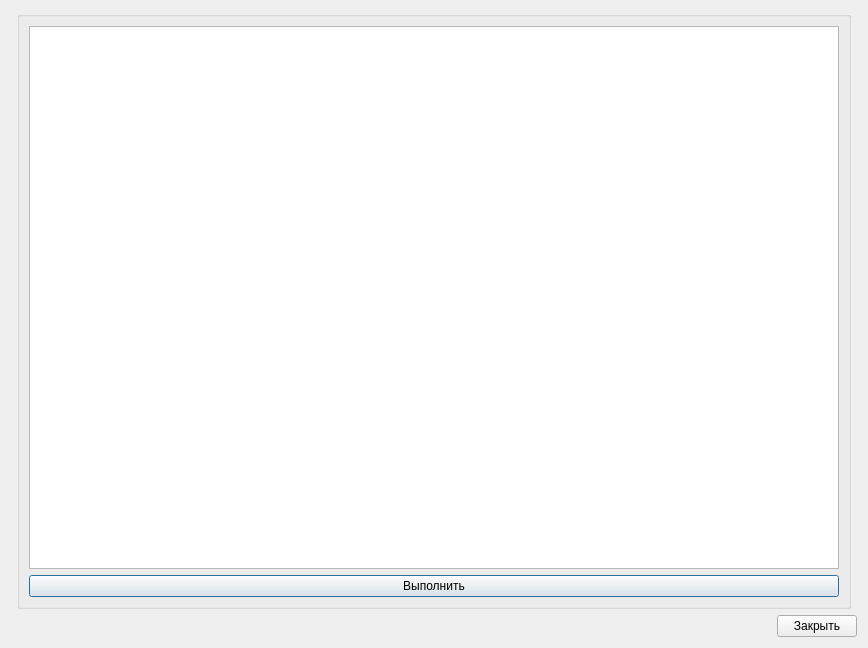
<?xml version="1.0" encoding="UTF-8"?>
<ui version="4.0">
 <class>RunSqlDialog</class>
 <widget class="QDialog" name="RunSqlDialog">
  <property name="geometry">
   <rect>
    <x>0</x>
    <y>0</y>
    <width>868</width>
    <height>648</height>
   </rect>
  </property>
  <property name="windowTitle">
   <string>Dialog</string>
  </property>
  <layout class="QGridLayout" name="gridLayout">
   <item row="0" column="0">
    <widget class="SelectTerminalsForm" name="widget" native="true"/>
   </item>
   <item row="0" column="1">
    <widget class="QGroupBox" name="groupBox">
     <layout class="QGridLayout" name="gridLayout_2">
      <item row="1" column="0">
       <widget class="QPushButton" name="pushButtonRun">
        <property name="text">
         <string>Выполнить</string>
        </property>
        <property name="icon">
         <iconset resource="../resourses.qrc">
          <normaloff>:/Images/runsql.png</normaloff>:/Images/runsql.png</iconset>
        </property>
        <property name="iconSize">
         <size>
          <width>32</width>
          <height>32</height>
         </size>
        </property>
       </widget>
      </item>
      <item row="0" column="0">
       <widget class="QTextEdit" name="textEditSql"/>
      </item>
     </layout>
    </widget>
   </item>
   <item row="0" column="2">
    <widget class="ViewProgressForm" name="widgetProgress" native="true"/>
   </item>
   <item row="1" column="1" colspan="2">
    <layout class="QHBoxLayout" name="horizontalLayout">
     <item>
      <spacer name="horizontalSpacer">
       <property name="orientation">
        <enum>Qt::Horizontal</enum>
       </property>
       <property name="sizeHint" stdset="0">
        <size>
         <width>40</width>
         <height>20</height>
        </size>
       </property>
      </spacer>
     </item>
     <item>
      <widget class="QPushButton" name="pushButtonClose">
       <property name="text">
        <string>Закрыть</string>
       </property>
      </widget>
     </item>
    </layout>
   </item>
  </layout>
 </widget>
 <customwidgets>
  <customwidget>
   <class>SelectTerminalsForm</class>
   <extends>QWidget</extends>
   <header location="global">SelectTerminalsForm/selectterminalsform.h</header>
   <container>1</container>
  </customwidget>
  <customwidget>
   <class>ViewProgressForm</class>
   <extends>QWidget</extends>
   <header location="global">ViewProgressForm/viewprogressform.h</header>
   <container>1</container>
  </customwidget>
 </customwidgets>
 <resources>
  <include location="../resourses.qrc"/>
 </resources>
 <connections/>
</ui>
